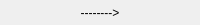
    <widget class="QFrame" name="frame_4">
     <property name="maximumSize">
      <size>
       <width>16777215</width>
       <height>25</height>
      </size>
     </property>
     <layout class="QHBoxLayout" name="horizontalLayout_21">
      <property name="topMargin">
       <number>0</number>
      </property>
      <property name="bottomMargin">
       <number>0</number>
      </property>
      <item>
       <widget class="PyDMLabel" name="sourcename_3">
        <property name="sizePolicy">
         <sizepolicy hsizetype="Preferred" vsizetype="Preferred">
          <horstretch>0</horstretch>
          <verstretch>0</verstretch>
         </sizepolicy>
        </property>
        <property name="minimumSize">
         <size>
          <width>0</width>
          <height>25</height>
         </size>
        </property>
        <property name="maximumSize">
         <size>
          <width>16777215</width>
          <height>16777215</height>
         </size>
        </property>
        <property name="font">
         <font>
          <family>Century Schoolbook L</family>
          <weight>75</weight>
          <bold>true</bold>
          <underline>true</underline>
         </font>
        </property>
        <property name="toolTip">
         <string/>
        </property>
        <property name="text">
         <string/>
        </property>
        <property name="alignment">
         <set>Qt::AlignCenter</set>
        </property>
        <property name="channel" stdset="0">
         <string>ca://${SOURCE}Name_RBV</string>
        </property>
        <property name="displayFormat" stdset="0">
         <enum>PyDMLabel::String</enum>
        </property>
       </widget>
      </item>
      <item>
       <widget class="QLabel" name="arrowlabel_3">
        <property name="sizePolicy">
         <sizepolicy hsizetype="Preferred" vsizetype="Preferred">
          <horstretch>0</horstretch>
          <verstretch>0</verstretch>
         </sizepolicy>
        </property>
        <property name="maximumSize">
         <size>
          <width>16777215</width>
          <height>16777215</height>
         </size>
        </property>
        <property name="toolTip">
         <string/>
        </property>
        <property name="text">
         <string>--------&gt;</string>
        </property>
        <property name="alignment">
         <set>Qt::AlignCenter</set>
        </property>
       </widget>
      </item>
      <item>
       <widget class="PyDMLabel" name="destname_3">
        <property name="sizePolicy">
         <sizepolicy hsizetype="Preferred" vsizetype="Preferred">
          <horstretch>0</horstretch>
          <verstretch>0</verstretch>
         </sizepolicy>
        </property>
        <property name="maximumSize">
         <size>
          <width>16777215</width>
          <height>16777215</height>
         </size>
        </property>
        <property name="font">
         <font>
          <family>Century Schoolbook L</family>
          <weight>75</weight>
          <bold>true</bold>
          <underline>true</underline>
         </font>
        </property>
        <property name="toolTip">
         <string/>
        </property>
        <property name="text">
         <string/>
        </property>
        <property name="alignment">
         <set>Qt::AlignCenter</set>
        </property>
        <property name="channel" stdset="0">
         <string>ca://${DEST}Name_RBV</string>
        </property>
        <property name="displayFormat" stdset="0">
         <enum>PyDMLabel::String</enum>
        </property>
       </widget>
      </item>
     </layout>
    </widget>
